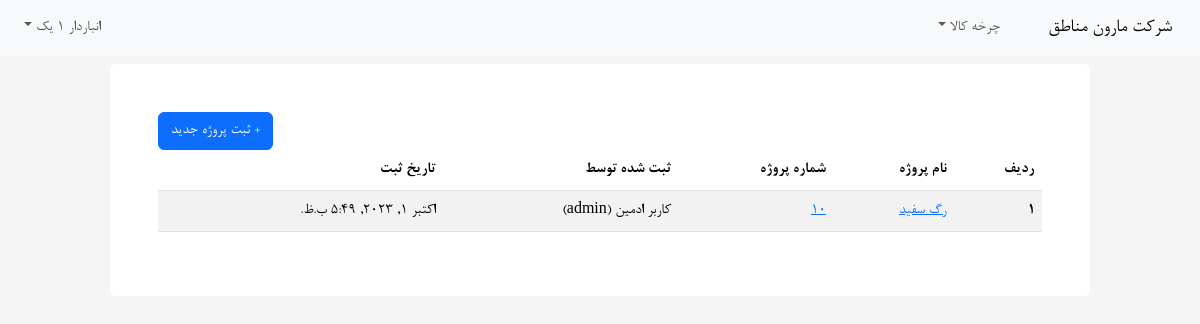
Screenshot of /warehouse/proejct-list (signed in) with the database file from the repository.
### core/models.py (models this page shows, shortened)
class User(AbstractUser):
    warehouse_keeper = models.BooleanField('انباردار',default=False)
    technical = models.BooleanField('بخش فنی (متقاضی)',default=False)

### warehouse/models.py (models this page shows, shortened)
class Project(models.Model):
    name = models.CharField("نام پروژه",max_length=40)
    number = models.CharField("شماره پروژه",max_length=40)
    created = models.DateTimeField(auto_now=False,auto_now_add=True)
    updated = models.DateTimeField(auto_now=True,auto_now_add=False)
    created_by = models.ForeignKey(settings.AUTH_USER_MODEL,
        verbose_name='ثبت شده توسط',null=True,on_delete=models.SET_NULL,
        related_name='projects')
    objects = WarehouseManager()
    class Meta:
        verbose_name = "پروژه"
        verbose_name_plural = "پروژه ها"
    def get_edit_url(self):
        return reverse('project_edit',kwargs={'id':self.id}) #TODO

### warehouse/views.py (the view)
# urls.py: path('proejct-list',views.project_list,name='project_list'),
@login_required
def project_list(request:HttpRequest):
    projects = Project.objects.all()
    context = {
        'title':'فهرست پروژه ها',
        'projects':projects
    }
    return render(request,'warehouse/project-list.html',context)

### warehouse/models.py (called while the page is built)
    def get_queryset(self):
        return super().get_queryset().select_related('created_by')

### warehouse/templates/warehouse/project-list.html
{% extends 'core/base.html' %} {% block content %}
{% load jalali_tags %}
<div class="col-12 col-md-10 rounded p-5 mx-auto bg-white">
    <a class="btn btn-primary" style="float: left;" href="{% url 'project_add' %}">+
        ثبت پروژه جدید
        </a>
    {% if projects %}
    <table class="table table-striped">
        <thead>
            <tr>
                <th scope="col">ردیف</th>
                <th scope="col">نام پروژه</th>
                <th scope="col">شماره پروژه</th>
                <th scope="col">ثبت شده توسط</th>
                <th scope="col">تاریخ ثبت</th>
            </tr>
        </thead>
        <tbody>
            {% for project in projects %}
            <tr>
                <th scope="row">{{forloop.counter}}</th>
                <td><a href="{{project.get_edit_url}}">{{project.name}}</a></td>
                <td><a href="{{project.get_edit_url}}">{{project.number}}</a></td>
                <td>
                    {{project.created_by.first_name}} {{project.created_by.last_name}} ({{project.created_by}})
                </td>
                <td>
                    {{project.created|to_jalali:'%Y/%m/%d'}}
                </td>
            </tr>
            {% endfor %}
        </tbody>
    </table>
    {% else %}
    <h1>تاکنون پروژه ای ثبت نشده است.</h1>
    {% endif %}
</div>
{% endblock %}

### core/templates/core/navbar.html (shortened to what this page needs)
<nav class="navbar navbar-expand-lg bg-body-tertiary mb-2">
  <div class="container-fluid">
    <a class="navbar-brand" href="{% url 'home' %}">شرکت مارون مناطق</a>
    <div class="collapse navbar-collapse" id="homeNavBar">
      <ul class="navbar-nav ms-auto mb-2 mb-lg-0">
        {% if request.user.is_authenticated %}
          {% if request.user.is_superuser or 1 %}
          <li class="nav-item dropdown">
            <a
              class="nav-link dropdown-toggle"
              href="#"
              role="button"
              data-bs-toggle="dropdown"
              aria-expanded="false"
            >
              چرخه کالا
            </a>
          </li>
          {% endif %}
        {% endif %}
      </ul>
      <ul class="navbar-nav me-auto mb-2 mb-lg-0">
          {% if request.user.is_authenticated %}
        <li class="nav-item dropdown">
          <a
            class="nav-link dropdown-toggle"
            href="#"
            role="button"
            data-bs-toggle="dropdown"
            aria-expanded="false"
          >
            {{request.user.first_name}} {{request.user.last_name}}
          </a>
        </li>
        {% endif %}
      </ul>
    </div>
  </div>
</nav>

### core/static/core/css/main.css (style rules this page uses)
*:not(i) { font-family: 'B Nazanin'; }
.bg-main { background-color: rgb(245, 245, 245); }

### rows the page displays
User: user.last_name "یک"
Project: name "رگ سفید", number "10", created_by.first_name "کاربر", created_by.last_name "ادمین", created_by "admin", created|to_jalali "اکتبر 1, 2023, 5:49 ب.ظ."
